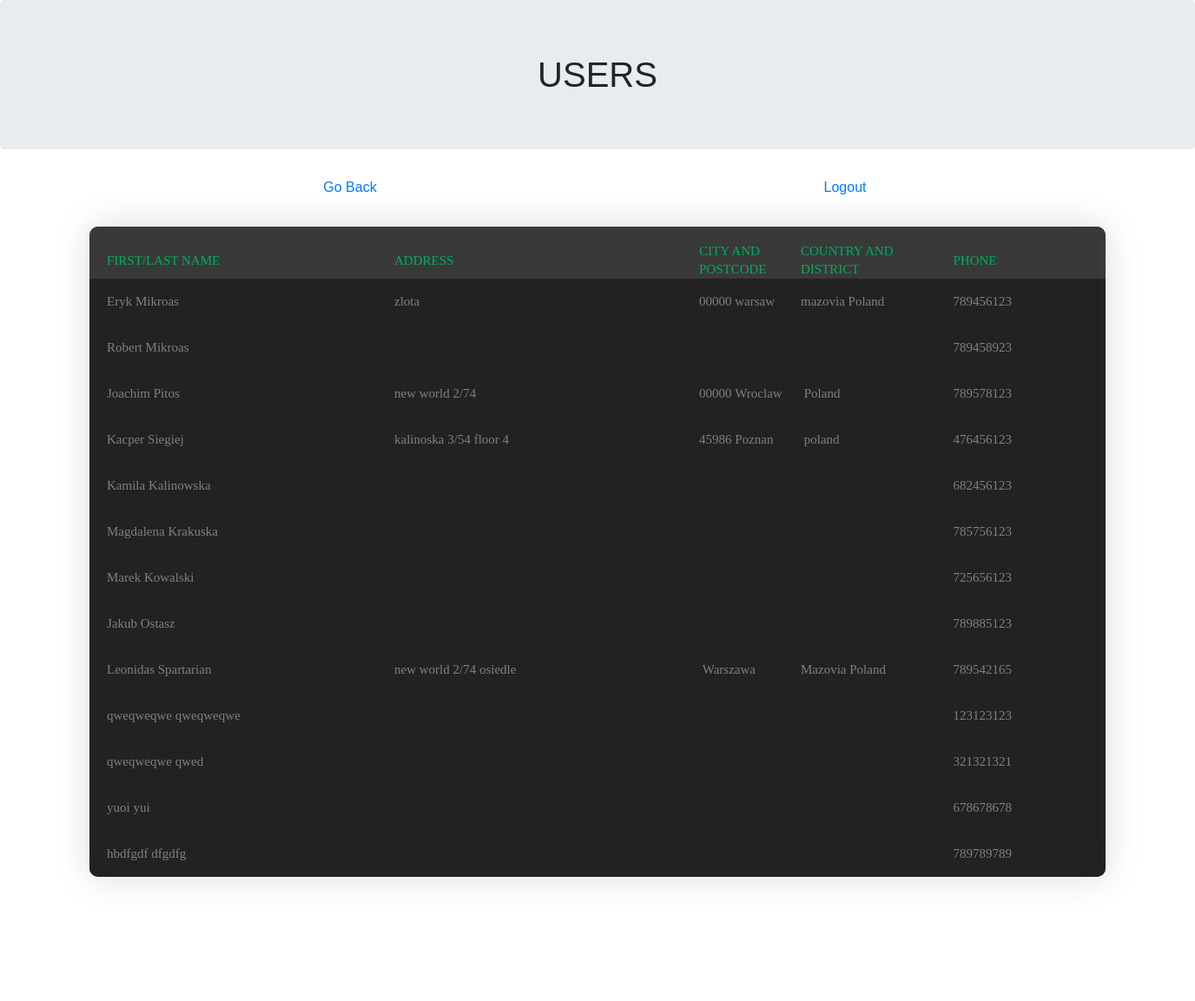
/shop/admin/users.php (signed in), run on the app's committed database.
### tables this page shows
CREATE TABLE `users` (
  `id_user` int(20) NOT NULL,
  `first` varchar(20) NOT NULL,
  `last` varchar(20) NOT NULL,
  `password` varchar(255) NOT NULL,
  `email` varchar(50) NOT NULL,
  `country` varchar(20) DEFAULT NULL,
  `adress1` varchar(50) DEFAULT NULL,
  `adress2` varchar(50) DEFAULT NULL,
  `city` varchar(50) DEFAULT NULL,
  `district` varchar(20) DEFAULT NULL,
  `zip` varchar(5) DEFAULT NULL,
  `phone` varchar(9) NOT NULL
);

### shop/admin/users.php (the view, shortened to what this page needs)
<?php
	require_once (SITE_ROOT."/connect.php");
												try{
													$connection = @new mysqli($host, $db_user, $db_password, $db_name, $port);
												if($connection->connect_errno!=0){
													throw new Exception(mysqli_connect_errno());
												}
												else {
													$sql = sprintf("SELECT * FROM users");
													$result = @$connection->query($sql);
													}
												} catch (Exception $e){
													echo 'Server error';
													echo $e;
												}
											?>
<!DOCTYPE html>
<html lang="en" >
<head>
	<link rel="stylesheet" type="text/css" href="vendor/bootstrap/css/bootstrap.min.css">
	<link rel="stylesheet" type="text/css" href="fonts/font-awesome-4.7.0/css/font-awesome.min.css">
	<link rel="stylesheet" type="text/css" href="vendor/animate/animate.css">
	<link rel="stylesheet" type="text/css" href="vendor/select2/select2.min.css">
	<link rel="stylesheet" type="text/css" href="vendor/perfect-scrollbar/perfect-scrollbar.css">
	<link rel="stylesheet" type="text/css" href="css/util.css">
	<link rel="stylesheet" type="text/css" href="css/main.css">
</head>
<body >
	<div class="jumbotron text-center">
		<h1>USERS</h1>
	</div>
	<div class="container">
		<div class="row text-center">
			<div class="col-6">
			<a href="index.php">Go Back</a>
			</div>
			<div class="col-6">
			<a href="../logout.php">Logout</a>
			</div>
		</div>
	</div>
	<div class="limiter" style="background-color: black">
		<div class="container-table100">
			<div class="wrap-table100">
				<div class="table100 ver3 m-b-110">
					<div class="table100-head">
						<table>
							<thead>
								<tr class="row100 head">
									<th class="cell100 column1">First/Last Name</th>
									<th class="cell100 column2">Address</th>
									<th class="cell100 column3">City and Postcode</th>
									<th class="cell100 column4">Country and District</th>
									<th class="cell100 column5">phone</th>
								</tr>
							</thead>
						</table>
					</div>
					<?php
							if(!isset($_GET['get'])){
								foreach($_SESSION["userOrders"] as $key => $val){
					?>
					<div class="table100-body js-pscroll">
						<table>
							<tbody>
								<tr class="row100 body">
									<td class="cell100 column1"><?php echo $val['first']."&nbsp;".$val['last'] ?></td>
									<td class="cell100 column2"><?php echo $val['adress1']."&nbsp;".$val['adress2'] ?></td>
									<td class="cell100 column3"><?php echo $val['zip']."&nbsp;".$val['city'] ?></td>
									<td class="cell100 column4"><?php echo $val['district']."&nbsp;".$val['country'] ?></td>
									<td class="cell100 column5"><?php echo $val['phone'] ?></td>
								</tr>
							</tbody>
						</table>
					</div>
					<?php
								}
									}
					?>
				</div>
				</div>
		</div>
	</div>
</body>
</html>

### shop/admin/css/main.css (style rules this page uses)
* { margin: 0px; padding: 0px; box-sizing: border-box; }
body, html { height: 100%; font-family: sans-serif; }
a { margin: 0px; transition: all 0.4s; -webkit-transition: all 0.4s; -o-transition: all 0.4s; -moz-transition: all 0.4s; }
h1,h2,h3,h4,h5,h6 { margin: 0px; }
.js-pscroll { position: relative; overflow: hidden; }
.limiter { width: 1366px; margin: 0 auto; }
.container-table100 { width: 100%; min-height: 100vh; background: #fff; display: -webkit-box; display: -webkit-flex; display: -moz-box; display: -ms-flexbox; display: flex; align-items: center; justify-content: center; flex-wrap: wrap; padding: 33px 30px; }
.wrap-table100 { width: 1170px; }
.table100 { background-color: #fff; }
table { width: 100%; }
th, td { font-weight: unset; padding-right: 10px; }
.column1 { width: 30%; padding-left: 20px; }
.column2 { width: 30%; }
.column3 { width: 10%; }
.column4 { width: 15%; }
.column5 { width: 15%; }
.table100-head th { padding-top: 18px; padding-bottom: 18px; }
.table100-body td { padding-top: 16px; padding-bottom: 16px; }
.table100 { position: relative; padding-top: 60px; }
.table100-head { position: absolute; width: 100%; top: 0; left: 0; }
.table100-body { max-height: 585px; overflow: auto; }
.table100.ver3 { background-color: #393939; }
.table100.ver3 th { font-family: Lato-Bold; font-size: 15px; color: #00ad5f; line-height: 1.4; text-transform: uppercase; background-color: #393939; }
.table100.ver3 td { font-family: Lato-Regular; font-size: 15px; color: #808080; line-height: 1.4; background-color: #222222; }
.table100.ver3 { border-radius: 10px; overflow: hidden; box-shadow: 0 0px 40px 0px rgba(0, 0, 0, 0.15); -moz-box-shadow: 0 0px 40px 0px rgba(0, 0, 0, 0.15); -webkit-box-shadow: 0 0px 40px 0px rgba(0, 0, 0, 0.15); -o-box-shadow: 0 0px 40px 0px rgba(0, 0, 0, 0.15); -ms-box-shadow: 0 0px 40px 0px rgba(0, 0, 0, 0.15); }

### data on the page
users: first "Eryk", last "Mikroas", adress1 "zlota", zip "00000", city "warsaw", district "mazovia", country "Poland", phone "789456123"
users: first "Robert", last "Mikroas", phone "789458923"
users: first "Joachim", last "Pitos", adress1 "new world 2/74", zip "00000", city "Wroclaw", country "Poland", phone "789578123"
users: first "Kacper", last "Siegiej", adress1 "kalinoska 3/54", adress2 "floor 4", zip "45986", city "Poznan", country "poland", phone "476456123"
users: first "Kamila", last "Kalinowska", phone "682456123"
users: first "Magdalena", last "Krakuska", phone "785756123"
users: first "Marek", last "Kowalski", phone "725656123"
users: first "Jakub", last "Ostasz", phone "789885123"
users: first "Leonidas", last "Spartarian", adress1 "new world 2/74", adress2 "osiedle", city "Warszawa", district "Mazovia", country "Poland", phone "789542165"
users: first "qweqweqwe", last "qweqweqwe", phone "123123123"
users: first "qweqweqwe", last "qwed", phone "321321321"
users: first "yuoi", last "yui", phone "678678678"
users: first "hbdfgdf", last "dfgdfg", phone "789789789"
